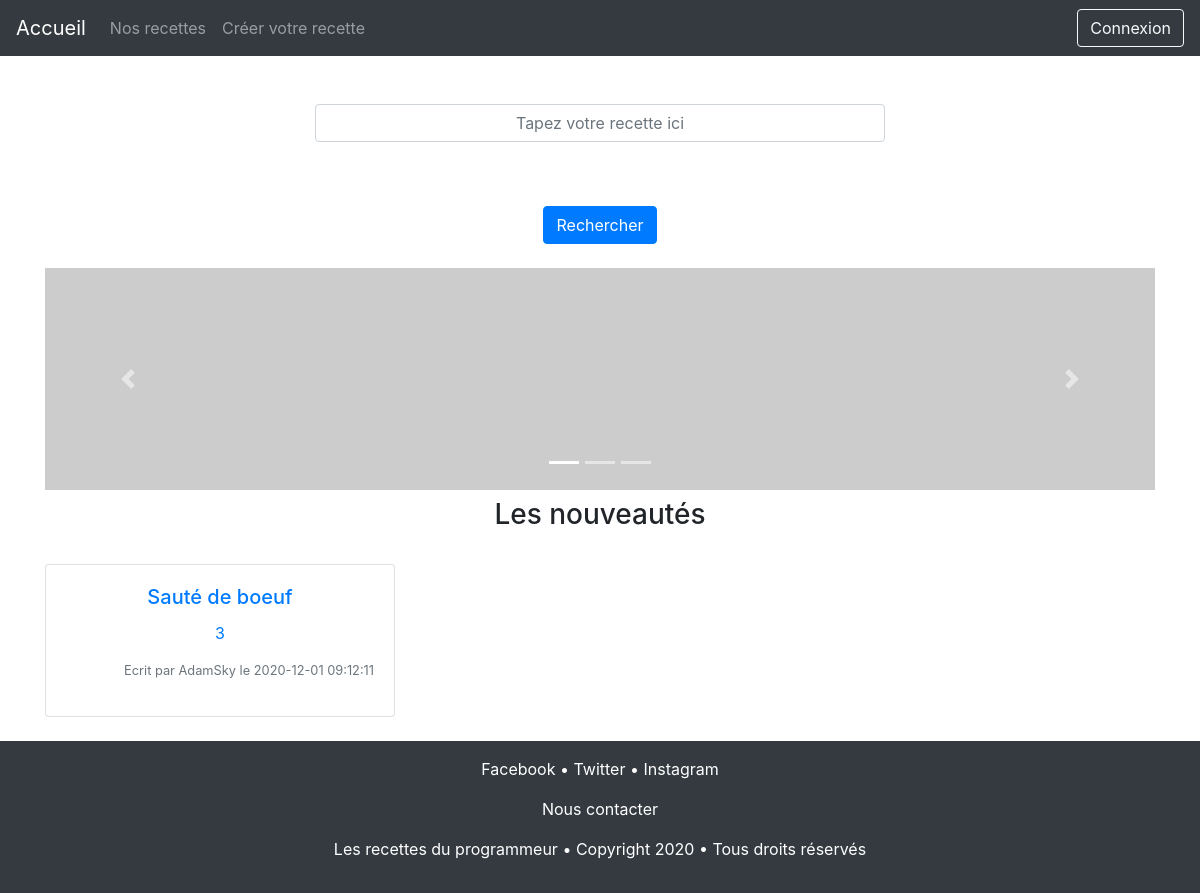
The page / on the database its author committed.
### tables this page shows
CREATE TABLE recettes
(
    id              Int Auto_increment NOT NULL,
    titre           Varchar(50)        NOT NULL,
    difficulte      Int                NOT NULL,
    budget          Int                NOT NULL,
    temps           Varchar(50)        NOT NULL,
    date            Datetime           NOT NULL,
    image           Varchar(50)        NOT NULL,
    id_utilisateurs Int                NOT NULL,
    CONSTRAINT recettes_PK PRIMARY KEY (id),
    CONSTRAINT recettes_utilisateur_FK FOREIGN KEY (id_utilisateurs) REFERENCES utilisateurs (id)
);

CREATE TABLE utilisateurs
(
    id                 Int Auto_increment NOT NULL,
    pseudo             Varchar(50)        NOT NULL,
    mail               Varchar(50)        NOT NULL,
    mdp                Varchar(50)        NOT NULL,
    date_inscription   Datetime           NOT NULL,
    derniere_connexion Datetime           NOT NULL,
    id_roles           Int                NOT NULL,
    CONSTRAINT utilisateur_PK PRIMARY KEY (id),
    CONSTRAINT utilisateur_roles_FK FOREIGN KEY (id_roles) REFERENCES roles (id)
);

### template/bdd.php (called while the page is built, shortened)
<?php
class BDD
{
    private $db;
    public function __construct()
    {
        $this->db = new PDO('mysql:host=localhost;dbname=lesrecettesdudeveloppeur;charset=utf8', 'root', '');
        $this->db->setAttribute(PDO::ATTR_ERRMODE, PDO::ERRMODE_EXCEPTION);
    }
    public function selectTouteDonne(string $sql, string $limit, string $orderby, array $params = []):array
    {
        $sql .= ' ' . $orderby . ' ' . $limit;
        $requete = $this->db->prepare($sql);
        $requete->execute($params);
        return $requete->fetchAll(PDO::FETCH_ASSOC);
    }
}

### template/model.php (called while the page is built, shortened)
<?php
require_once 'bdd.php';
class model
{
    public function __construct()
    {
        $this->db = new \BDD;
    }
}

### liste_recettes/liste_recettes_sc.php (called while the page is built)
<?php
require_once (__DIR__ . '/../template/model.php');
class liste_recettes_sc extends model
{
    public function listeRecettes($limit)
    {
        return $this->db->selectTouteDonne('SELECT * FROM recettes AS r INNER JOIN utilisateurs AS u ON r.id_utilisateurs = u.id ', $limit, 'ORDER BY r.id DESC');
    }
}

### index.php (the view, shortened to what this page needs)
<?php require_once 'template/view/nav.php';
require_once 'liste_recettes/liste_recettes_sc.php';
$recettes = new liste_recettes_sc;
$recettes = $recettes->listeRecettes('LIMIT 3');
?>
<body>
    <div class="container">
        <div class="form-group row justify-content-center">
            <input type="text" class="form-control col-6 text-center mt-4 mb-4" id="recherche" placeholder="Tapez votre recette ici">
        </div>
        <div class="row justify-content-center">
            <button class="btn btn-primary mt-4 mb-4" id="buttonSearch">Rechercher</button>
        </div>
        <div id="carouselExampleIndicators" class="carousel slide" data-ride="carousel">
            <ol class="carousel-indicators">
                <li data-target="#carouselExampleIndicators" data-slide-to="0" class="active"></li>
                <li data-target="#carouselExampleIndicators" data-slide-to="1"></li>
                <li data-target="#carouselExampleIndicators" data-slide-to="2"></li>
            </ol>
            <div class="carousel-inner">
                <div class="carousel-item active">
                    <img src="https://picsum.photos/1000/200?random=1" class="d-block w-100" alt="First">
                </div>
            </div>
            <a class="carousel-control-prev" href="#carouselExampleIndicators" role="button" data-slide="prev">
                <span class="carousel-control-prev-icon" aria-hidden="true"></span>
            </a>
            <a class="carousel-control-next" href="#carouselExampleIndicators" role="button" data-slide="next">
                <span class="carousel-control-next-icon" aria-hidden="true"></span>
            </a>
        </div>
        <div class="col-12 text-center mt-2">
            <h3>Les nouveautés</h3>
        </div>
        <div class="row">
            <?php foreach ($recettes as $recette) {
            ?>
                <div class="col-md-4 pb-3 mt-4">
                    <a class="card" style="text-decoration: none;" href="http://lesrecettesdudeveloppeur.test/fiche_recette/fiche_recette_pg.php?id=<?= $recette['id'] ?>">
                        <div class="card-body text-center">
                            <h5 class="card-title"><?= $recette['titre'] ?></h5>
                            <p class="card-text"><?= $recette['difficulte'] ?></p>
                            <p class="text-right small text-secondary"> Ecrit par
                                <?= $recette['pseudo'] ?> le
                                <?= $recette['date'] ?>
                            </p>
                        </div>
                    </a>
                </div>
            <?php  } ?>
        </div>
    </div>
    <?php require_once 'template/view/footer.php'; ?>

### asset/css/main.css (style rules this page uses)
body { position:relative; min-height: 100vh; padding-bottom: 10rem; }

### rows shown on the page
recettes: titre "Sauté de boeuf", difficulte "3", id_utilisateurs.pseudo "AdamSky", date "2020-12-01 09:12:11"
